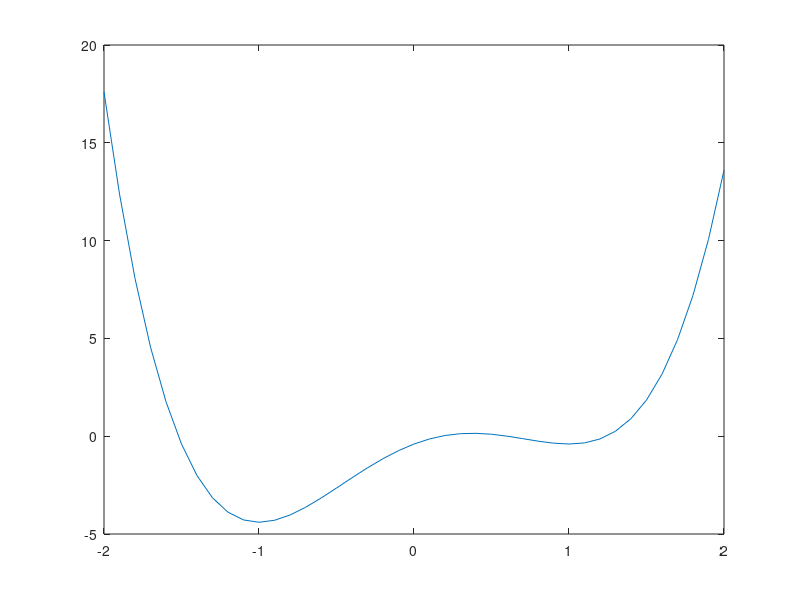

Reproduce this figure in MATLAB.
% EMTH171
% Plotting functions to find roots

clear
clc
clear all

% Set up variables
f = @(x) 2 .* x.^4 - x .^ 3 - 4 .* x .^2 + 3 .* x - (2 / 5);

xMin = -2;
xMax = 2;
xStep = 0.1;

xArray = xMin : xStep : xMax;
yArray = f(xArray);

figure(1)
plot(xArray, yArray)